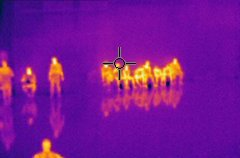
#> input picture cropped.jpg, 240 x 158 px
$ python blob_params.py   (Python 2 division)   (older library calls are emulated)
#> lines starting #> are read from the running program, lines starting #| are printed output that depends on the picture; long printed decimals are rounded
# Standard imports
import cv2
import numpy as np;

# Read image
im = cv2.imread("cropped.jpg", cv2.IMREAD_GRAYSCALE)
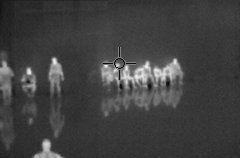
#> im: shape (158, 240); min 8, max 241, mean 64.4

cv2.bitwise_not(im, im)
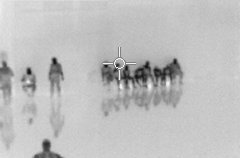
#> im: shape (158, 240); min 14, max 247, mean 190.6

# Setup SimpleBlobDetector parameters.
params = cv2.SimpleBlobDetector_Params()

# Change thresholds
params.minThreshold = 0;
params.maxThreshold = 100;

# Filter by Area.
params.filterByArea = True
params.minArea = 15
params.maxArea = 30

params.minDistBetweenBlobs = 5

# [16 lines of commented-out code are left out]
ver = (cv2.__version__).split('.')
if int(ver[0]) < 3 :
    detector = cv2.SimpleBlobDetector(params)
else :
    detector = cv2.SimpleBlobDetector_create(params)

# Detect blobs.
keypoints = detector.detect(im)
#> keypoints = 4 keypoints; (x, y, size): (29, 71, 5.6), (54, 61, 5.3), (126, 68, 5.1), (106, 66, 5)
for i in range(len(keypoints)):
	print keypoints[i].pt
#> this loop made 4 passes
#| (54.145, 61.068)
#| (28.574, 71.257)
#| (125.992, 68.315)
#| (105.5, 65.876)

# Draw detected blobs as red circles.
# cv2.DRAW_MATCHES_FLAGS_DRAW_RICH_KEYPOINTS ensures the size of the circle corresponds to the size of blob
im_with_keypoints = cv2.drawKeypoints(im, keypoints, np.array([]), (0,0,255), cv2.DRAW_MATCHES_FLAGS_DRAW_RICH_KEYPOINTS)

# Show keypoints
cv2.imshow("Keypoints", im_with_keypoints)
cv2.waitKey(0)
